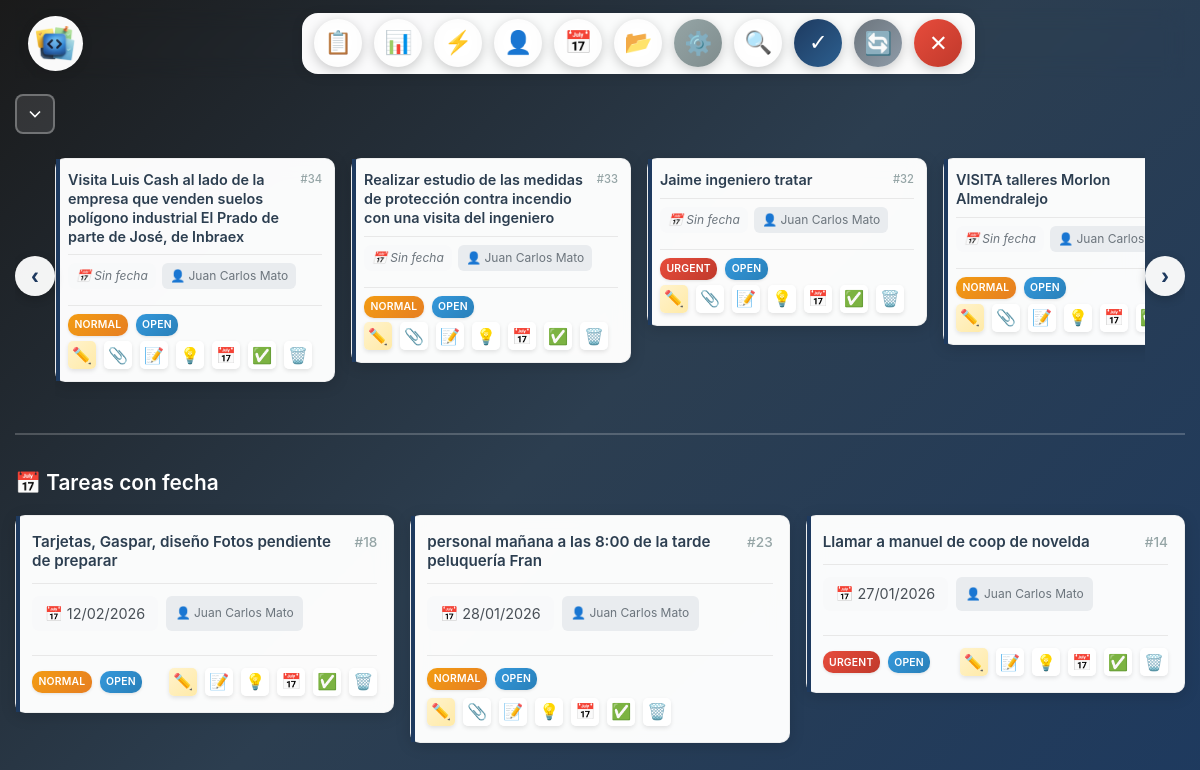
Page /admin/tasks (signed in) on the committed database.
### tables this page shows
CREATE TABLE "tasks" (
                            id INTEGER PRIMARY KEY AUTOINCREMENT,
                            user_id INTEGER NOT NULL,
                            user_name TEXT,
                            title TEXT NOT NULL,
                            description TEXT,
                            status TEXT DEFAULT 'open' CHECK(status IN ('open', 'completed', 'cancelled', 'pending_approval')),
                            priority TEXT DEFAULT 'normal' CHECK(priority IN ('low', 'normal', 'high', 'urgent')),
                            task_date TIMESTAMP,
                            created_at TIMESTAMP DEFAULT CURRENT_TIMESTAMP,
                            updated_at TIMESTAMP DEFAULT CURRENT_TIMESTAMP,
                            client_id INTEGER,
                            client_name_raw TEXT,
                            category TEXT,
                            google_event_id TEXT,
                            google_event_link TEXT,
                            ampliacion TEXT,
                            ampliacion_user TEXT,
                            solution TEXT,
                            solution_user TEXT,
                            FOREIGN KEY (client_id) REFERENCES clients(id) ON DELETE SET NULL
                        );

### app.py (the view, shortened to what this page needs)
@app.route('/admin/tasks')
@login_required
def tasks():
    from datetime import datetime
    current_user = get_current_user()
    if not current_user:
        return redirect(url_for('login'))
    status = request.args.get('status', 'open')  # Por defecto mostrar tareas abiertas
    priority = request.args.get('priority', 'all')
    category = request.args.get('category', 'all')
    user_id = request.args.get('user_id', type=int)
    task_date = request.args.get('task_date', '')
    view_mode = request.args.get('view_mode', 'list')
    search_query_raw = request.args.get('search', '').strip()
    search_query = search_query_raw.lower()
    week_offset = request.args.get('week_offset', type=int, default=0)  # Offset de semanas (0 = semana actual)
    db = database.db
    tasks_list = db.get_tasks()
    if current_user.get('is_master'):
        categories_list = db.get_all_categories()  # Master ve todas las categorías
    else:
        allowed_category_names = db.get_user_categories(current_user['id'])
        all_categories = db.get_all_categories()
        categories_list = [cat for cat in all_categories if cat.get('name') in allowed_category_names]
    if not current_user.get('is_master'):
        allowed_categories = db.get_user_categories(current_user['id'])
        tasks_list = [t for t in tasks_list if not t.get('category') or t.get('category') in allowed_categories]
    if status != 'all':
        tasks_list = [t for t in tasks_list if t['status'] == status]
    if priority != 'all':
        tasks_list = [t for t in tasks_list if t['priority'] == priority]
    if category != 'all':
        tasks_list = [t for t in tasks_list if t.get('category') == category]
    if user_id:
        tasks_list = [t for t in tasks_list if t['user_id'] == user_id]
    clients = db.get_all_clients()
    users = {}
    for task in tasks_list:
        user_id = task['user_id']
        if user_id not in users:
            users[user_id] = task.get('user_name', f'Usuario {user_id}')
    if not status or status == '':
        status = 'open'
    tasks_with_date = []
    tasks_without_date = []
    for task in tasks_list:
        if task.get('task_date'):
            tasks_with_date.append(task)
        else:
            tasks_without_date.append(task)
    tasks_with_date.sort(key=lambda x: x.get('task_date', '') or '', reverse=True)
    for task in tasks_with_date:
        task['images'] = db.get_task_images(task['id'])
    for task in tasks_without_date:
        task['images'] = db.get_task_images(task['id'])
    tasks_by_weekday = {}
    week_dates = {}  # Fechas exactas de cada día de la semana
    return render_template(
        'tasks.html',
        tasks_with_date=tasks_with_date,
        tasks_without_date=tasks_without_date,
        tasks_by_weekday=tasks_by_weekday,
        week_dates=week_dates,
        week_offset=week_offset,
        clients=clients,
        users=users,
        current_status=status,
        current_priority=priority,
        current_category=category,
        current_user_id=user_id,
        current_task_date=task_date,
        current_search=search_query_raw,
        view_mode=view_mode,
        categories=categories_list
    )

### templates/tasks.html (shortened to what this page needs)
{% extends "base.html" %}
{% block content %}
<div class="filters">
    <form method="GET" action="{{ url_for('tasks') }}" id="filterForm" class="filter-form">
        <div class="logo-container">
            <img src="{{ url_for('static', filename='logoagenda.png') }}" alt="Logo" class="logo-img">
        </div>
        <div class="dock-container">
            <div class="dock-item" data-filter="view_mode">
              <button type="button" class="dock-button" onclick="toggleDockMenu(this)" title="Vista">
                <span class="dock-icon">📋</span>
              </button>
            </div>
            <div class="dock-item" data-filter="status">
              <button type="button" class="dock-button" onclick="toggleDockMenu(this)" title="Estado">
                <span class="dock-icon">📊</span>
              </button>
            </div>
            <div class="dock-item" data-filter="priority">
              <button type="button" class="dock-button" onclick="toggleDockMenu(this)" title="Prioridad">
                <span class="dock-icon">⚡</span>
              </button>
            </div>
            <div class="dock-item" data-filter="user_id">
              <button type="button" class="dock-button" onclick="toggleDockMenu(this)" title="Usuario">
                <span class="dock-icon">👤</span>
              </button>
            </div>
            <div class="dock-item" data-filter="task_date">
              <button type="button" class="dock-button" onclick="toggleDockMenu(this)" title="Fecha">
                <span class="dock-icon">📅</span>
              </button>
            </div>
            <div class="dock-item" data-filter="category">
              <button type="button" class="dock-button" onclick="toggleDockMenu(this)" title="Categoría">
                <span class="dock-icon">📂</span>
              </button>
            </div>
            <div class="dock-item dock-action">
              <a href="{{ url_for('categories') }}" class="dock-button dock-button-settings" title="Editar categorías">
                <span class="dock-icon">⚙️</span>
              </a>
            </div>
            <div class="dock-item" data-filter="search">
              <button type="button" class="dock-button" onclick="toggleDockMenu(this)" title="Buscar">
                <span class="dock-icon">🔍</span>
              </button>
            </div>
            <div class="dock-item dock-action">
              <button type="submit" class="dock-button dock-button-primary" title="Filtrar">
                <span class="dock-icon">✓</span>
              </button>
            </div>
            <div class="dock-item dock-action">
              <a href="{{ url_for('tasks') }}" class="dock-button dock-button-secondary" title="Limpiar">
                <span class="dock-icon">🔄</span>
              </a>
            </div>
            <div class="dock-item dock-action">
              <a href="{{ url_for('logout') }}" class="dock-button dock-button-danger" title="Cerrar sesión">
                <span class="dock-icon">✕</span>
              </a>
            </div>
          </div>
    </form>
</div>
<div class="tasks-list">
    {% if tasks_without_date %}
    <div class="no-date-section" style="margin-bottom: 2rem;">
        <div style="display: flex; align-items: center; justify-content: space-between; margin-bottom: 1rem;">
            <button type="button" class="toggle-section-btn" onclick="toggleNoDateSection()" id="toggleNoDateBtn" title="Mostrar/Ocultar tareas sin fecha">
                <svg id="toggleNoDateIcon" width="20" height="20" viewBox="0 0 24 24" fill="none" stroke="white" stroke-width="2" style="transition: transform 0.3s ease;">
                    <path d="M6 9l6 6 6-6"/>
                        </svg>
                    </button>
        </div>
        <div class="tasks-slider" id="noDateSlider" style="display: block;">
            <div class="slider-container">
                <div class="slider-track">
                    {% for task in tasks_without_date %}
                    <div class="task-card-slide" draggable="true" data-task-id="{{ task.id }}" data-task-title="{{ task.title|e }}">
                        {% include 'task_card.html' %}
                    </div>
                    {% endfor %}
                </div>
            </div>
            <button class="slider-btn slider-btn-prev" onclick="scrollSlider(this, 'prev')">‹</button>
            <button class="slider-btn slider-btn-next" onclick="scrollSlider(this, 'next')">›</button>
        </div>
    </div>
    <div id="noDateDivider" style="border-bottom: 2px solid rgba(255, 255, 255, 0.2); margin: 2rem 0; width: 100%;"></div>
    {% endif %}
    {% if view_mode == 'calendar' %}
    <div class="calendar-view">
        <div class="weekly-calendar">
            <button type="button" class="calendar-arrow calendar-arrow-left" onclick="navegarSemana({{ week_offset - 1 }})" title="Semana anterior">
                ←
            </button>
            {% set week_days = [
                ('Lunes', 'Monday'),
                ('Martes', 'Tuesday'),
                ('Miércoles', 'Wednesday'),
                ('Jueves', 'Thursday'),
                ('Viernes', 'Friday'),
                ('Sábado', 'Saturday'),
                ('Domingo', 'Sunday')
            ] %}
            {% for day_name, day_key in week_days %}
            <div class="calendar-day {% if day_key == 'Saturday' or day_key == 'Sunday' %}calendar-day-weekend{% endif %}"
                 data-day-key="{{ day_key }}"
                 {% if week_dates and week_dates.get(day_key) %}data-day-date="{{ week_dates[day_key].strftime('%Y-%m-%d') }}"{% endif %}>
                <div class="calendar-day-header">
                    <h4>{{ day_name }}</h4>
                    {% if week_dates and week_dates.get(day_key) %}
                        <div class="calendar-day-date">{{ week_dates[day_key].strftime('%d/%m/%Y') }}</div>
                    {% endif %}
                </div>
                <div class="calendar-day-tasks">
                    {% if tasks_by_weekday and tasks_by_weekday.get(day_key) %}
                        {% for task in tasks_by_weekday[day_key] %}
                            <div class="calendar-task-item" onclick="openEditTaskModal({{ task.id }})" title="Haz clic para editar">
                                <div class="calendar-task-title">{{ task.title }}</div>
                                {% if task.client_name_raw %}
                                <div class="calendar-task-client">{{ task.client_name_raw }}</div>
                                {% endif %}
                                <div class="calendar-task-meta">
                                    <span class="priority-badge priority-{{ task.priority }}">{{ task.priority }}</span>
                                    {% if task.category %}
                                    {% set category_obj = categories|selectattr('name', 'equalto', task.category)|first %}
                                    {% if category_obj %}
                                    <span class="category-badge category-{{ task.category }}" style="background: {{ category_obj.color }};">
                                        {{ category_obj.icon }} {{ category_obj.display_name or category_obj.name }}
                                    </span>
                                    {% else %}
                                    <span class="category-badge category-{{ task.category }}">{{ task.category }}</span>
                                    {% endif %}
                                    {% endif %}
                                </div>
                            </div>
                        {% endfor %}
                    {% endif %}
                </div>
            </div>
            {% endfor %}
            <button type="button" class="calendar-arrow calendar-arrow-right" onclick="navegarSemana({{ week_offset + 1 }})" title="Semana siguiente">
                →
            </button>
            {% if week_offset != 0 %}
            <button type="button" class="calendar-arrow calendar-arrow-center" onclick="navegarSemana(0)" title="Semana actual">
                📅
            </button>
            {% endif %}
        </div>
    </div>
    {% else %}
    {% if tasks_with_date %}
    <div class="with-date-section">
        <h3 style="color: white; margin-bottom: 1rem; font-size: 1.3rem; font-weight: 600;">📅 Tareas con fecha</h3>
        <div class="tasks-grid">
            {% for task in tasks_with_date %}
                {% include 'task_card.html' %}
            {% endfor %}
        </div>
    </div>
    {% endif %}
    {% endif %}
</div>
{% endblock %}

### templates/task_card.html (shortened to what this page needs)
<div class="task-card">
    <div class="task-card-header">
        <h3 class="task-card-title">{{ task.title }}</h3>
        <span class="task-card-id">#{{ task.id }}</span>
    </div>
    <div class="task-card-body">
        <div class="task-card-meta">
            {% if task.task_date %}
            <span class="task-card-date">
                📅 {{ task.task_date|format_date }}
            </span>
            {% else %}
            <span class="task-card-date" style="color: #6c757d; font-style: italic;">
                📅 Sin fecha
            </span>
            {% endif %}
            <span class="task-card-user">
                👤 {{ task.user_name or ('Usuario ' + task.user_id|string) }}
            </span>
        </div>
    </div>
    <div class="task-card-footer">
        <div class="task-card-actions">
            <div style="display: flex; gap: 0.5rem; flex-wrap: wrap; align-items: center;">
                <span class="priority-badge priority-{{ task.priority }}">
                    {{ task.priority }}
                </span>
                <span class="status-badge status-{{ task.status }}">
                    {{ task.status }}
                </span>
            </div>
            <div class="action-buttons-row">
                <button type="button" class="btn-action-icon btn-edit-icon" onclick="openEditTaskModal({{ task.id }})" title="Editar tarea">
                    ✏️
                </button>
                {% if task.images and task.images|length > 0 %}
                <button type="button" class="btn-action-icon btn-images-icon" onclick="openTaskImages({{ task.id }}, {{ task.images|tojson|e }})" title="Ver imágenes adjuntas ({{ task.images|length }})">
                    📎
                </button>
                {% endif %}
                <button type="button" class="btn-action-icon btn-ampliar-icon" data-task-id="{{ task.id }}" data-task-title="{{ task.title|e }}" onclick="openAmpliarModalFromButton(this)" title="Ampliar tarea">
                    📝
                </button>
                <button type="button" class="btn-action-icon btn-solution-icon" data-task-id="{{ task.id }}" data-task-title="{{ task.title|e }}" data-solution="{{ task.solution|tojson|e if task.solution else '' }}" onclick="openSolutionModalFromButton(this)" title="{% if task.solution %}Editar Solución{% else %}Añadir Solución{% endif %}">
                    💡
                </button>
                <button type="button" class="btn-action-icon btn-google-calendar-icon" onclick="return false;" title="Añadir a Google Calendar">
                    📅
                </button>
                {% if task.status == 'open' %}
                <form method="POST" action="{{ url_for('complete_task', task_id=task.id) }}" style="display: inline;" onsubmit="return true;">
                    <button type="submit" class="btn-action-icon btn-success-icon" title="Completar tarea">✅</button>
                </form>
                {% endif %}
                <form method="POST" action="{{ url_for('delete_task', task_id=task.id) }}" style="display: inline;" onsubmit="return confirm('¿Eliminar esta tarea?');">
                    <button type="submit" class="btn-action-icon btn-danger-icon" title="Eliminar tarea">🗑️</button>
                </form>
            </div>
        </div>
    </div>
</div>

### rows in the picture
tasks: title "Visita Luis Cash al lado de la empresa que venden suelos polígono industrial El Prado de parte de José, de Inbraex", id "34", user_name "Juan Carlos Mato", priority "NORMAL", status "OPEN"
tasks: title "Realizar estudio de las medidas de protección contra incendio con una visita del ingeniero", id "33", user_name "Juan Carlos Mato", priority "NORMAL", status "OPEN"
tasks: title "Jaime ingeniero tratar", id "32", user_name "Juan Carlos Mato", priority "URGENT", status "OPEN"
tasks: title "VISITA talleres Morlon Almendralejo", user_name "Juan Carlos…", priority "NORMAL", status "OPEN"
tasks: title "Tarjetas, Gaspar, diseño Fotos pendiente de preparar", id "18", task_date "12/02/2026", user_name "Juan Carlos Mato", priority "NORMAL", status "OPEN"
tasks: title "personal mañana a las 8:00 de la tarde peluquería Fran", id "23", task_date "28/01/2026", user_name "Juan Carlos Mato", priority "NORMAL", status "OPEN"
tasks: title "Llamar a manuel de coop de novelda", id "14", task_date "27/01/2026", user_name "Juan Carlos Mato", priority "URGENT", status "OPEN"
